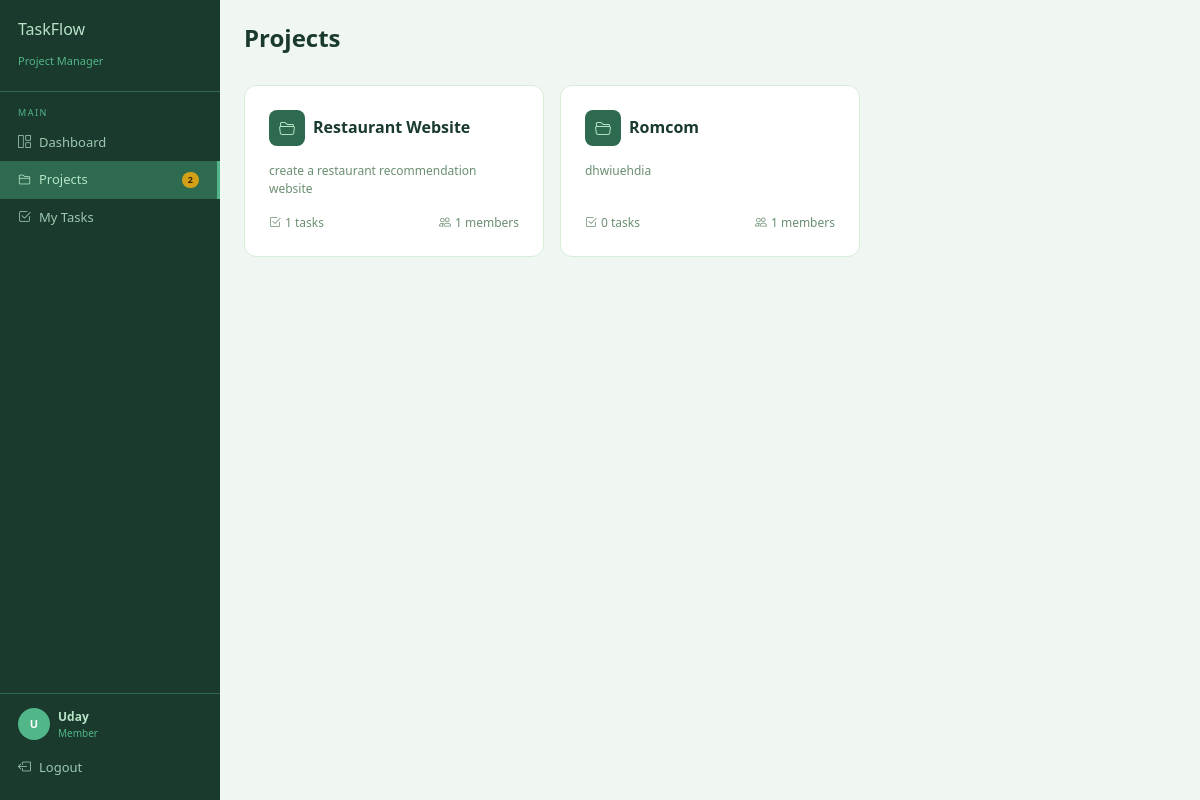
Page /projects/ (signed in) on the committed database.
### accounts/models.py (models this page shows, shortened)
class Profile(models.Model):
    ROLE_CHOICES = [
        ('admin', 'Admin'),
        ('member', 'Member'),
    ]
    user = models.OneToOneField(User, on_delete=models.CASCADE)
    role = models.CharField(max_length=10, choices=ROLE_CHOICES, default='member')
    def is_admin(self):
        return self.role == 'admin'

### projects/models.py (models this page shows, shortened)
class Project(models.Model):
    name = models.CharField(max_length=200)
    description = models.TextField(blank=True)
    created_by = models.ForeignKey(User, on_delete=models.CASCADE, related_name='created_projects')
    members = models.ManyToManyField(User, related_name='projects', blank=True)
    created_at = models.DateTimeField(auto_now_add=True)
    def task_count(self):
        return self.tasks.count()

### projects/views.py (the view)
# urls.py: path('', views.project_list, name='project_list'),
@login_required
def project_list(request):
    user = request.user
    if user.profile.is_admin():
        projects = Project.objects.all()
    else:
        projects = user.projects.all()
    return render(request, 'projects/project_list.html', {'projects': projects})

### templates/projects/project_list.html (shortened to what this page needs)
{% extends 'base.html' %}
{% block content %}
<div class="d-flex justify-content-between align-items-center mb-4">
  <h4 style="color:var(--dark-green); font-weight:700;">Projects</h4>
</div>
<div class="row g-3">
  {% for project in projects %}
  <div class="col-md-4">
    <div class="card border-0 h-100" style="border-radius:12px; border:1px solid #d8edd9 !important;">
      <div class="card-body p-4">
        <div class="d-flex align-items-center gap-2 mb-3">
          <div style="width:36px;height:36px;border-radius:8px;background:var(--mid-green);display:flex;align-items:center;justify-content:center;">
            <i class="bi bi-folder2-open" style="color:var(--light-green);"></i>
          </div>
          <h6 style="margin:0; color:var(--dark-green); font-weight:700;">{{ project.name }}</h6>
        </div>
        <p style="font-size:12px; color:var(--muted); min-height:36px;">{{ project.description|default:"No description." }}</p>
        <div class="d-flex justify-content-between" style="font-size:12px; color:var(--muted);">
          <span><i class="bi bi-check2-square me-1"></i>{{ project.task_count }} tasks</span>
          <span><i class="bi bi-people me-1"></i>{{ project.members.count }} members</span>
        </div>
      </div>
    </div>
  </div>
  {% empty %}
  <div class="col-12 text-center py-5" style="color:var(--muted);">No projects yet.</div>
  {% endfor %}
</div>
{% endblock %}

### templates/base.html (shortened to what this page needs)
{% load static %}
<!DOCTYPE html>
<html lang="en">
<head>
  <link href="https://cdn.jsdelivr.net/npm/bootstrap@5.3.0/dist/css/bootstrap.min.css" rel="stylesheet">
  <link href="https://cdn.jsdelivr.net/npm/bootstrap-icons@1.11.0/font/bootstrap-icons.css" rel="stylesheet">
  <link href="{% static 'css/style.css' %}" rel="stylesheet">
</head>
<body>
{% if user.is_authenticated %}
<div class="sidebar">
  <div class="sidebar-logo">
    <h4>TaskFlow</h4>
    <small>Project Manager</small>
  </div>
  <div class="nav-section-label">Main</div>
  <a href="{% url 'dashboard' %}" class="nav-link {% if request.resolver_match.url_name == 'dashboard' %}active{% endif %}">
    <i class="bi bi-grid-1x2"></i> Dashboard
  </a>
  <a href="{% url 'project_list' %}" class="nav-link {% if 'project' in request.resolver_match.url_name %}active{% endif %}">
    <i class="bi bi-folder2"></i> Projects
    <span class="sidebar-badge">{{ user.projects.count }}</span>
  </a>
  <a href="{% url 'task_list' %}" class="nav-link {% if 'task' in request.resolver_match.url_name %}active{% endif %}">
    <i class="bi bi-check2-square"></i> My Tasks
  </a>
  <div class="sidebar-footer">
    <div class="d-flex align-items-center gap-2">
      <div class="avatar">{{ user.username|first|upper }}</div>
      <div>
        <div class="username">{{ user.username }}</div>
        <div class="role">{{ user.profile.role|capfirst }}</div>
      </div>
    </div>
    <a href="{% url 'logout' %}" class="nav-link mt-2 px-0" style="color:#9dc8b0;">
      <i class="bi bi-box-arrow-left"></i> Logout
    </a>
  </div>
</div>
<div class="main-content">
  {% block content %}{% endblock %}
</div>
{% else %}
  {% block auth_content %}{% endblock %}
{% endif %}
</body>
</html>

### static/css/style.css (style rules this page uses)
:root { --dark-green: #1a3a2e; --mid-green: #2d6a4f; --accent: #52b788; --light-green: #b7e4c7; --gold: #d4a017; --bg: #f0f7f2; --white: #ffffff; --muted: #6b8f71; --danger: #c9533e; }
* { box-sizing: border-box; margin: 0; padding: 0; }
body { font-family: 'Segoe UI', sans-serif; background: var(--bg); }
.sidebar { width: 220px; min-height: 100vh; background: var(--dark-green); position: fixed; top: 0; left: 0; padding: 0; z-index: 100; }
.sidebar-logo { padding: 20px 18px; border-bottom: 1px solid var(--mid-green); }
.sidebar-logo h4 { color: var(--light-green); font-size: 16px; }
.sidebar-logo small { color: var(--accent); font-size: 11px; }
.nav-section-label { padding: 14px 18px 4px; font-size: 9px; color: var(--accent); letter-spacing: 1.5px; text-transform: uppercase; }
.sidebar .nav-link { color: #9dc8b0; padding: 9px 18px; font-size: 13px; display: flex; align-items: center; gap: 8px; border-right: 3px solid transparent; transition: all 0.15s; }
.sidebar .nav-link:hover, .sidebar .nav-link.active { background: var(--mid-green); color: var(--light-green); border-right-color: var(--accent); }
.sidebar-badge { margin-left: auto; background: var(--gold); color: #3a2500; font-size: 9px; padding: 1px 6px; border-radius: 8px; font-weight: 600; }
.sidebar-footer { position: absolute; bottom: 0; left: 0; right: 0; padding: 14px 18px; border-top: 1px solid var(--mid-green); }
.sidebar-footer .username { color: var(--light-green); font-size: 12px; font-weight: 600; }
.sidebar-footer .role { color: var(--accent); font-size: 10px; }
.main-content { margin-left: 220px; padding: 24px; min-height: 100vh; }
.avatar { width: 32px; height: 32px; border-radius: 50%; background: var(--accent); color: white; display: flex; align-items: center; justify-content: center; font-size: 11px; font-weight: 600; flex-shrink: 0; }

### rows in the picture
Project: name "Restaurant Website", description "create a restaurant recommendation website", task_count "1", members.count "1"
Project: name "Romcom", description "dhwiuehdia", task_count "0", members.count "1"

### other values in the picture
{{ user.projects.count }} "2"
{{ user.username|first|upper }} "U"
{{ user.username }} "Uday"
{{ user.profile.role|capfirst }} "Member"
